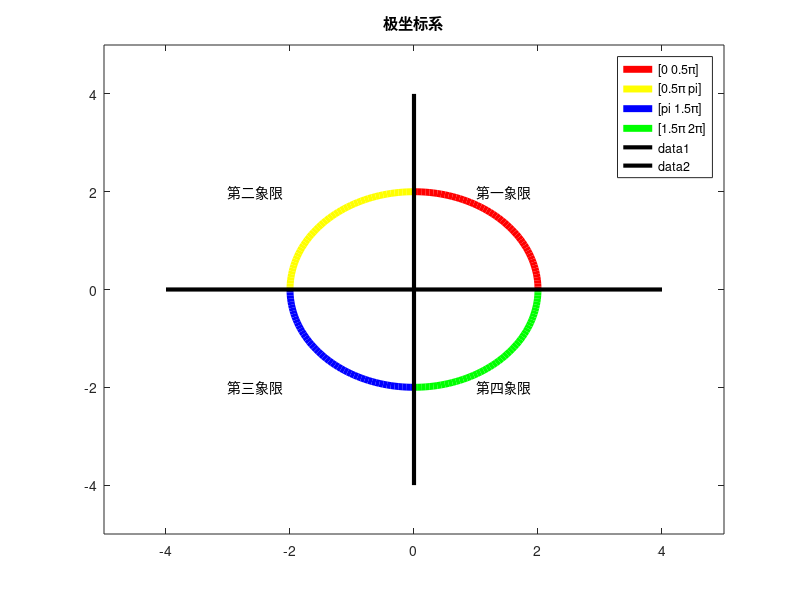

The MATLAB script that drew this image:
%图窗内文字说明
x=0:0.01*pi:pi*0.5;y=cos(x)+sqrt(-1)*sin(x); %单位圆
plot(y*2,'r','LineWidth',5);hold on;
x=pi*0.5:0.01*pi:pi;y=cos(x)+sqrt(-1)*sin(x);
plot(y*2,'y','LineWidth',5);hold on;
x=-pi:0.01*pi:-pi*0.5;y=cos(x)+sqrt(-1)*sin(x);
plot(y*2,'b','LineWidth',5);hold on;
x=-pi*0.5:0.01*pi:0;y=cos(x)+sqrt(-1)*sin(x);
plot(y*2,'g','LineWidth',5);hold on;
title('极坐标系');
text([1 -3 -3 1],[2 2 -2 -2],{'第一象限','第二象限','第三象限','第四象限'})
legend({'[0 0.5\pi]','[0.5\pi pi]','[pi 1.5\pi]','[1.5\pi 2\pi]'})
xlim([-5 5]);ylim([-5 5]);
plot([-4 4],[0 0],'k','LineWidth',3);
plot([0 0],[4 -4],'k','LineWidth',3); %绘制两条黑色直线
%grid on
